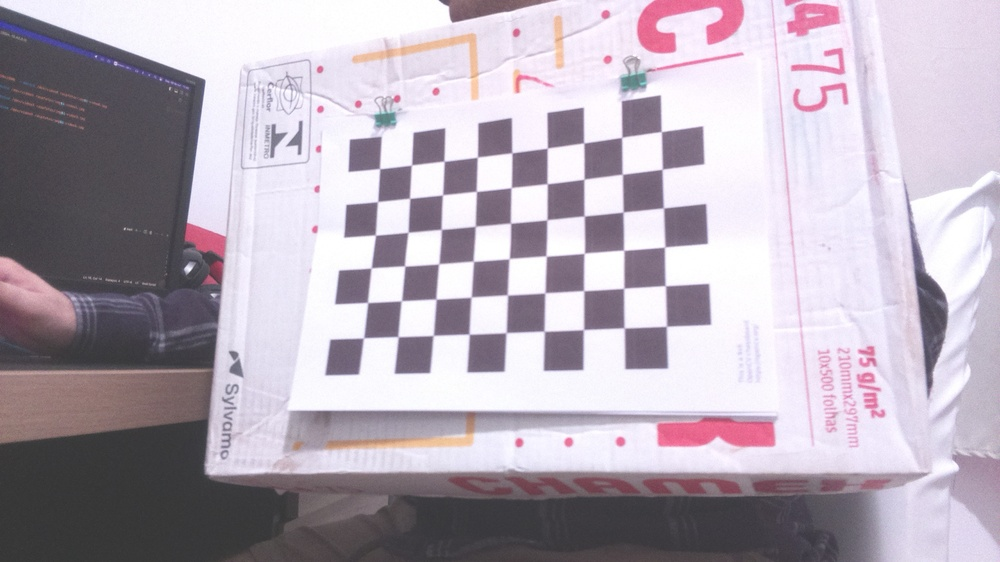
#> input picture calib_imgs/calib_photos_Pi_NOIR_2.1/01.jpg, 1000 x 562 px, shrunk from 1920 x 1080 before the run; its folder holds only this picture in this run
$ jupyter execute --allow-errors 'Theory 1.1-CameraCalibration2DPattern.ipynb'
#> lines starting #> are read from the running program, lines starting #| are printed output that depends on the picture; long printed decimals are rounded
## Section 1.1 - Camera calibration process from 2-D pattern

The calibration consist in take pictures of an well known pattern, easy find a set of $[u^{(i)} v^{(i)} X_w^{(i)} Y_w^{(i)} Z_w^{(i)}], i=1,2,...,n$ correspondent points between 3-D and 2-D from these pictures and solve the equation (3) for $P$.

In practice, we also doesn't have $[X_w^{(i)} Y_w^{(i)} Z_w^{(i)}]$. The trick consist in explore the planar constrait and equal spacement between detected edges of our pattern, (corners in case of checkerboard), to define a temporary world reference sytem.

#### The object coordinate system in the checkerboard pattern as a temporary world reference system

<!--
```python
import cv2
import matplotlib.pyplot as plt
import matplotlib.patches as patches

f, ax = plt.subplots()
ax.imshow(cv2.imread("imgs/pattern.png"))

secax = ax.secondary_xaxis('top')
secax.set_xlabel('squares')
secax.set_xticks([7,22,36,51,66,81,95,110,125,140])
secax.set_xticklabels([-1,0,1,2,3,4,5,6,7,8])

secay = ax.secondary_yaxis('right')
secay.set_ylabel('squares')
secay.set_yticks([9,24,39,54,68,84,98,113])
secay.set_yticklabels([6,5,4,3,2,1,0,-1])

ax.set_xlabel('pixel')
ax.set_xticks([7,22,36,51,66,81,95,110,125,140])
ax.set_xticklabels([7,22,36,52,66,82,96,112,126,142])

ax.set_ylabel('pixel')
ax.set_yticks([9,24,39,54,68,84,98,113])
ax.set_yticklabels([9,24,39,54,69,84,99,114])

# Plot the line
ax.plot([22, 45], [98, 98],linewidth=3,label="objP x")
ax.plot([22, 22 ], [98, 75],linewidth=3,label="objP y")
ax.plot(22, 98, 'ro', color='green',label="objP z")

circle = patches.Circle((22, 98), 3, fill=False, edgecolor='green')

# Add the circle to the plot
ax.add_patch(circle)

ax.grid()
plt.legend()
plt.title("Object pattern reference system")

```
-->

The above image represent one of several pictures taken from a static camera and chess boards placed at different locations and orientations. So we need to know $[X_w^{(i)} Y_w^{(i)} Z_w^{(i)}]$ values. But for simplicity, we can say chess board was kept stationary at XY plane, (so $Z_w^{(i)}=0$ always) and camera was moved accordingly. This consideration helps us to find only $[X_w^{(i)} Y_w^{(i)}]$ values simply passing the points as (0,0), (1,0), (2,0), ... which denotes the location of points. In this case, the results we get will be in the scale of size of chess board square. But if we know the square size, (say 30 mm), we can pass the values as (0,0), (30,0), (60,0), ... . Thus, we get the results in mm.

3D points are called object points and 2D image points are called image points.

From the above image, the corners are the places where two black squares meet each other, so we have a pattern with 9x6 corners, from that we can estabilish 54 correspondences, in example:

| u  | v  | $X_w$ | $Y_w$ | $Z_w$ |
| -- | -- | ----- | ----- | ------|
| 22 | 99 |   0   | 0     | 0     |
| 36 | 99 |   1   | 0     | 0     |
| 52 | 99 |   2   | 0     | 0     |
| 66 | 99 |   3   | 0     | 0     |
| ... | ... |   ...   | ...     | ...     |
| 22 | 84 |   0   | 1     | 0     |
| 22 | 69 |   0   | 2     | 0     |
| 22 | 54 |   0   | 3     | 0     |
| ... | ... |   ...   | ...     | ...     |

The coorespondence can be done mannually or using an automatic algorithm.

#### Usage of calibration data to solve P

After gathering $[u^{(i)} v^{(i)} X_w^{(i)} Y_w^{(i)} Z_w^{(i)}], i=1,2,...,n$ correspondent points we start at equation (3) applied to each point:

$$
w\begin{bmatrix}
    u \\
    v \\
    1
\end{bmatrix} =
\begin{bmatrix}
    p_{11} & p_{12} & p_{13} & p_{14} \\
    p_{21} & p_{22} & p_{23} & p_{24} \\
    p_{31} & p_{32} & p_{33} & p_{34}
\end{bmatrix}
\begin{bmatrix}
    X_w \\
    Y_w \\
    0 \\
    1
\end{bmatrix} \\
$$

The 3rd columns is always multiplied by 0 so we can rewrite camera matrix $P$ to became a homography matrix $H$ wich maps a plane to plane transformation:

$$
w\begin{bmatrix}
    u \\
    v \\
    1
\end{bmatrix} =
\underbrace{\begin{bmatrix}
    h_{11} & h_{12} & h_{13} \\
    h_{21} & h_{22} & h_{23} \\
    h_{31} & h_{32} & h_{33}
\end{bmatrix}}_{Homography \ \ matrix \ (H)}
\begin{bmatrix}
    X_w \\
    Y_w \\
    1
\end{bmatrix} \\
$$

We can divide H by $h_{33}$ since it is scale invariant, so we will have 8 unique numbers to estimate. Doing the math we have:

$$
w\begin{bmatrix}
    u \\
    v \\
    1
\end{bmatrix} =
\begin{bmatrix}
    h_{11} & h_{12} & h_{13} \\
    h_{21} & h_{22} & h_{23} \\
    h_{31} & h_{32} & 1
\end{bmatrix}
\begin{bmatrix}
    X_w \\
    Y_w \\
    1
\end{bmatrix} =
\begin{bmatrix}
    h_{11}X_w + h_{12}Y_w + h_{13} \\
    h_{21}X_w + h_{22}Y_w + h_{23} \\
    h_{31}X_w + h_{32}Y_w + 1
\end{bmatrix}
$$
$$
u = \frac{h_{11}X_w + h_{12}Y_w + h_{13}}{h_{31}X_w + h_{32}Y_w + 1}
$$
$$
v = \frac{h_{21}X_w + h_{22}Y_w + h_{23}}{h_{31}X_w + h_{32}Y_w + 1} \\
$$
$$
h_{11}X_w + h_{12}Y_w + h_{13} - u h_{31}X_w - u h_{32}Y_w  - u = 0 \\

h_{21}X_w + h_{22}Y_w + h_{23} - v h_{31}X_w  - v  h_{32}Y_w - v = 0
$$

Making this as a vector multiplication we have:

$$
\begin{bmatrix}
X_w & Y_w & 1 & 0   & 0   & 0 & -uX_w & -uY_w & -u \\
0   &  0  & 0 & X_w & Y_w & 1 & -vX_w & -vY_w & -v
\end{bmatrix}
\begin{bmatrix}
 h_{11} \\
 h_{12} \\
 h_{13} \\
 h_{21} \\
 h_{22} \\
 h_{23} \\
 h_{31} \\
 h_{32} \\
 1
\end{bmatrix} = 0
$$

And for our found set we have:

$$
\begin{bmatrix}
X_w^{(1)} & Y_w^{(1)} & 1 & 0   & 0   & 0 & -u^{(1)}X_w^{(1)} & -u^{(1)}Y_w^{(1)} & -u^{(1)} \\
0   &  0  & 0 & X_w^{(1)} & Y_w^{(1)} & 1 & -v^{(1)}X_w^{(1)} & -v^{(1)}Y_w^{(1)} & -v^{(1)} \\
\vdots \\
X_w^{(n)} & Y_w^{(n)} & 1 & 0   & 0   & 0 & -u^{(n)}X_w^{(n)} & -u^{(n)}Y_w^{(n)} & -u^{(n)} \\
0   &  0  & 0 & X_w^{(n)} & Y_w^{(n)} & 1 & -v^{(n)}X_w^{(n)} & -v^{(n)}Y_w^{(n)} & -v^{(n)}
\end{bmatrix}
\begin{bmatrix}
 h_{11} \\
 h_{12} \\
 h_{13} \\
 h_{21} \\
 h_{22} \\
 h_{23} \\
 h_{31} \\
 h_{32} \\
 1
\end{bmatrix} = 0
$$

$$
\begin{bmatrix}A\end{bmatrix}_{2n \ \times \ 9}\ \begin{bmatrix}h\end{bmatrix}_{9 \ \times\ 1} = 0  \ \ \ \ \ (4)
$$

Notice that 4 world points and their corresponding image points are the minimun set to solve $H$. Following are two possible solutions:

- With exactly 4 points, through Singular Value Decomposition method to find null space of $A$.
- With more than 4 points, through Constrained Least Squares parameter estimation method: The scale of $h$ is set and the problem is transformed into $[A][h]$ tending to $[0]$ such that $||h||=1$.

##### Constrained least squares parameter estimation of $H$

$$
min (||Ah||^2) \ subject \ to \ ||h||=1
$$

$$
min (h^TA^TAh) \ subject \ to \ h^Th=1
$$

We can define a convenient loss function we want to minimize:

$$
min = h^TA^TAh - \lambda(h^Th -1)
$$

Taking the derivative with respect to $h$, we have:

$$
0 = 2A^TAh - 2\lambda h
$$

That is equivalent to solving the eigenvalue problem:

$$
A^TAh = \lambda h
$$

$h$ is the eigenvector corresponding to smallest eigenvalue of $A^TA$.

##### Factorizing H given K (instrinsic camera matrix)

Now having $H$, we can estimate $R$ and $t$ (extrinsic camera parameters) knowing  $K$:

$$
R =
\begin{bmatrix}
    r_{11} & r_{12} & r_{13} \\
    r_{21} & r_{22} & r_{23} \\
    r_{31} & r_{32} & r_{33}
\end{bmatrix} =
\begin{bmatrix}
    r_{1} & r_{2} & r_{3}
\end{bmatrix} \ \ \ \ and  \ \ \ \
H =
\begin{bmatrix}
    h_{11} & h_{12} & h_{13} \\
    h_{21} & h_{22} & h_{23} \\
    h_{31} & h_{32} & h_{33}
\end{bmatrix} =
\begin{bmatrix}
    h_{1} & h_{2} & h_{3}
\end{bmatrix}
$$

From the properties of the rotation matrix we know $R$ is <u>orthonormal</u>.

A quick but roughly solution:

$$
H \propto K \begin{bmatrix} r_1 & r_2 & t \end{bmatrix}
$$
$$
K^{-1}H \propto \begin{bmatrix} r_1 & r_2 & t \end{bmatrix}
$$
$$
H' \propto\begin{bmatrix} r_1 & r_2 & t \end{bmatrix}
$$
$$
\frac{H'}{||h_1||} \propto \frac{1}{||h_1||} \begin{bmatrix} r_1 & r_2 & t \end{bmatrix}
$$
$$
H'_{norm} \propto \begin{bmatrix} r_1 & r_2 & t \end{bmatrix}
$$
$$
\begin{bmatrix} c_1 & c_2 & c_3 \end{bmatrix} \propto \begin{bmatrix} r_1 & r_2 & t \end{bmatrix}
$$
$$
\begin{bmatrix} c_1 & c_2 & c_3 \end{bmatrix} = \begin{bmatrix} r_1 & r_2 & t \end{bmatrix}
$$

Set $r_3 = r_1 \times r_2$ and now we have $R$ and $t$. To ensure a proper rotation matrix (with the properties of a rotation matrix) apply SVD on $R$:

$$
U\Sigma V^T = R
$$

The new $R$ is:

$$
R_{new} = VU^T
$$

##### Factorizing H without K (instrinsic camera matrix)

- Compute the initial intrinsic parameters.
- The distortion coefficients are all set to zeros.
- Estimate the initial camera pose as if the intrinsic parameters have been already known.
- This is done by runmig the global Levenberg-Marquardt optimization algorithm to minimize the reprojection error, that is, the total sum of squared distances between the observed feature points imagePoints and the projected (using the current estimates for camera parameters and the poses) object points objectPoints.

## Code for calibration - The short way using OpenCV implementation

Be aware: OpenCV and most modern computer vision contexts, the <u>camera matrix refers to the intrinsic matrix $K$</u>.

[cell 1]
# Imports
import os
import cv2
from tqdm import tqdm
import numpy as np
import matplotlib.pyplot as plt

# Open Data
folder = "./calib_imgs/calib_photos_Pi_NOIR_2.1/"
image_names = [f"{folder}{f}" for f in os.listdir(folder) if ".jpg" in f]
images = [cv2.imread(f) for f in image_names]
#> images = 1 item

[cell 2]
# Functions
def print_table(matrix):
    s = [[str(e) for e in row] for row in matrix]
    lens = [max(map(len, col)) for col in zip(*s)]
    fmt = '\t'.join('{{:{}}}'.format(x) for x in lens)
    table = [fmt.format(*row) for row in s]
    print('\n'.join(table))

def plotar(imgs):
    f, ax = plt.subplots(2,7, figsize=(9,6), layout="compressed")
    for i in range(0,7):
        ax[0,i].imshow(cv2.cvtColor(imgs[i], cv2.COLOR_BGR2RGB))
        try:
            ax[1,i].imshow(cv2.cvtColor(imgs[i+7], cv2.COLOR_BGR2RGB))
        except IndexError:
            pass
        ax[0,i].axis('off')
        ax[1,i].axis('off')
    plt.show()

# Display what we got
#> (the rest of this cell did not finish here and is left out)

[cell 3]
# Define the dimensions of checkerboard
CHECKERBOARD = (6, 9)

# stop the iteration when specified
# accuracy, epsilon, is reached or
# specified number of iterations are completed.
criteria = (cv2.TERM_CRITERIA_EPS +
			cv2.TERM_CRITERIA_MAX_ITER, 30, 0.001)
#> criteria = (3, 30, 0.001)

# Vector for 3D points
threedpoints = []

# Vector for 2D points
twodpoints = []

# 3D points real world (faked) coordinates
# prepare object points, like (0,0,0), (1,0,0), (2,0,0) ....,(6,5,0)
objectp3d = np.zeros((1, CHECKERBOARD[0]*CHECKERBOARD[1], 3),
					  np.float32)
objectp3d[0, :, :2] = np.mgrid[0:CHECKERBOARD[0],
							   0:CHECKERBOARD[1]].T.reshape(-1, 2)

print("Openning checkerbooard photos taken...")
for i in tqdm(range(len(images))):
	grayColor = cv2.cvtColor(images[i], cv2.COLOR_BGR2GRAY)

	# Find the chess board corners
	# If desired number of corners are
	# found in the image then ret = true
	ret, corners = cv2.findChessboardCorners(
					grayColor, CHECKERBOARD,
					cv2.CALIB_CB_ADAPTIVE_THRESH
					+ cv2.CALIB_CB_FAST_CHECK +
					cv2.CALIB_CB_NORMALIZE_IMAGE)

	# If desired number of corners can be detected then,
	# refine the pixel coordinates and display
	# them on the images of checker board
	if ret == True:
		threedpoints.append(objectp3d)

		# Refining pixel coordinates
		# for given 2d points.
		corners2 = cv2.cornerSubPix(
			grayColor, corners, (11, 11), (-1, -1), criteria)

		twodpoints.append(corners2)

		# Draw and display the corners
		images[i] = cv2.drawChessboardCorners(images[i],
											CHECKERBOARD,
											corners2, ret)
#> this loop made 1 pass
#> ret on pass 1: True
#> pass 1, `grayColor = cv2.cvtColor(images[i], cv2.COLOR_BGR2GRAY)`:
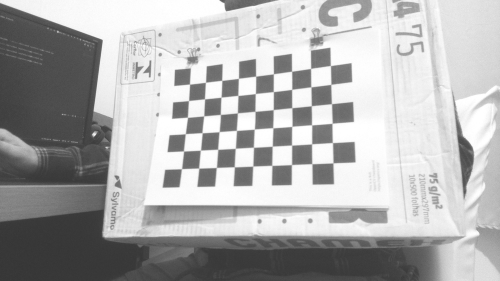
#> grayColor: shape (562, 1000) (shown at 1/2 size); min 51, max 255, mean 175.1
#> after the loop, threedpoints = 1 item; twodpoints = 1 item

	# plt.imshow( cv2.cvtColor(images[i], cv2.COLOR_BGR2RGB) )
	# plt.axis('off')
	# plt.show()

h, w = images[-1].shape[:2]

# Perform camera calibration by
# passing the value of above found out 3D points (threedpoints)
# and its corresponding pixel coordinates of the
# detected corners (twodpoints)
print("Calibrating...")
ret, matrix, distortion, r_vecs, t_vecs = cv2.calibrateCamera(
	threedpoints, twodpoints, grayColor.shape[::-1], None, None)
#> ret = 0.345; matrix = [[360.9, 0, 704.7], [0, 328.3, 293.7], [0, 0, 1]]; distortion = [[0.168, -0.165, -0.013, 0.00148, 0.0968]]; r_vecs = ([-0.305, 0.0597, -1.61],); t_vecs = ([-8.63, 1.33, 9.78],)

# Displaying required output
print(" Camera matrix:")
print_table(matrix)
#> in print_table, `s = [[str(e) for e in row] for row in matrix]`: s = [['360.94295220492717', '0.0', '704.7362985048419'], ['0.0', '328.26206114168207', '293.7127007675214'], ['0.0', '0.0', '1.0']]
#> in print_table, `lens = [max(map(len, col)) for col in zip(*s)]`: lens = [18, 18, 17]
#> in print_table, `table = [fmt.format(*row) for row in s]`: table = 3 items
#| 360.943	0.0               	704.736
#| 0.0               	328.262	293.713
#| 0.0               	0.0               	1.0

print("\n Distortion coefficient:")
print_table(distortion)
#| 0.1683	-0.1652	-0.013	0.001482	0.09684

print("\n Rotation Vectors shape:")
print(np.array(r_vecs).shape)
#| (1, 3, 1)

print("\n Translation Vectors shape:")
print(np.array(t_vecs).shape)
#| (1, 3, 1)

# Undistortion to refine K
newcameramtx, roi = cv2.getOptimalNewCameraMatrix(matrix, distortion, (w,h), 1, (w,h))
#> newcameramtx = [[581.1, 0, 553.2], [0, 350.5, 285.1], [0, 0, 1]]; roi = (398, 245, 570, 88)
print("\n New Camera matrix:")
print_table(newcameramtx)
#| 581.092	0.0               	553.243
#| 0.0              	350.542	285.053
#| 0.0              	0.0               	1.0

# print("\n ROI:")
# print(roi)

[cell 4]
## Check Results
# undistort
dst = cv2.undistort(images[-1], matrix, distortion, None, newcameramtx)
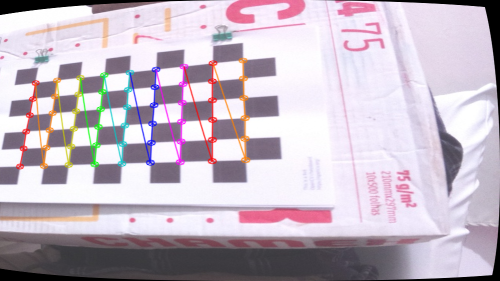
#> dst: shape (562, 1000, 3) (shown at 1/2 size); mean of channels 0, 1, 2 195.8, 183.8, 195.6; drawn as B, G, R

# crop the image
x, y, w, h = roi
#> x = 398; y = 245; w = 570; h = 88
dst = dst[y:y+h, x:x+w]
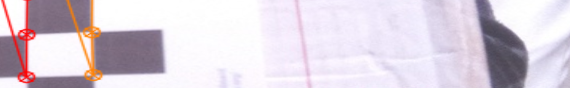
#> dst: shape (88, 570, 3); mean of channels 0, 1, 2 220.4, 209.6, 220.1; drawn as B, G, R
cv2.imwrite(f'{image_names[-1].split(".jpg")[0]}_calibresult.png', dst)

# Re-projection Error, close to 0 is better.
mean_error = 0
for i in range(len(threedpoints)):
    imgpoints2, _ = cv2.projectPoints(threedpoints[i], r_vecs[i], t_vecs[i], newcameramtx, distortion)
    error = cv2.norm(twodpoints[i], imgpoints2, cv2.NORM_L2)/len(imgpoints2)
    mean_error += error
#> this loop made 1 pass
#> (error, mean_error) on pass 1: (37.39, 37.39)
#> after the loop, mean_error = 37.39

print( "total error: {}".format(mean_error/len(threedpoints)) )
#| total error: 37.390
#> further down, img is the input picture: shape (562, 1000, 3); mean B, G, R 182.3, 170.9, 180.7
#> `ret, corners = cv2.findChessboardCorners(gray, CHECKERBOARD, None)`: ret = True; corners = 54 rows, first 8: [363.6, 338], [367.7, 302.6], [371.2, 267.9], [375.4, 235.1], [377.6, 201.6], [379.6, 168.6], [398.1, 336.8], [401.4, 300.7]
#> `corners2 = cv2.cornerSubPix(gray, corners, (11,11),(-1,-1),criteria)`: corners2 = 54 rows, first 8: [363.5, 337.9], [367.6, 302.5], [371.1, 267.9], [375.4, 235], [377.6, 201.6], [379.6, 168.7], [398, 336.7], [401.4, 300.8]

We can see that Rotation (r_vectors) and translation (r_vectors) are not $R$ and $t$ defined above.

[calibrateCamera()](https://docs.opencv.org/3.4/d9/d0c/group__calib3d.html): Output vector of rotation vectors (Rodrigues) estimated for each pattern view. That is, each i-th rotation vector together with the corresponding i-th translation vector brings the calibration pattern from the object coordinate space (in which object points are specified) to the camera coordinate space. In more technical terms, the tuple of the i-th rotation and translation vector performs a change of basis from object coordinate space to camera coordinate space. Due to its duality, this tuple is equivalent to the position of the calibration pattern with respect to the camera coordinate space.

## Code of 3-D to 2-D transformation

Here we transofrm from object pattern reference system [square] to sensor reference system [pixel].

[cell 5]
# https://docs.opencv.org/4.x/d7/d53/tutorial_py_pose.html

# Imports
import os
import cv2
import numpy as np
from tqdm import tqdm
import matplotlib.pyplot as plt

# Open Data
folder = "./calib_imgs/calib_photos_Pi_NOIR_2.1/"
# Load previously saved data
#> (the rest of this cell did not finish here and is left out)

[cell 6]
CHECKERBOARD = (6, 9)
criteria = (cv2.TERM_CRITERIA_EPS + cv2.TERM_CRITERIA_MAX_ITER, 30, 0.001)
objp = np.zeros((1, CHECKERBOARD[0]*CHECKERBOARD[1], 3), np.float32)
objp[0, :, :2] = np.mgrid[0:CHECKERBOARD[0],
                          0:CHECKERBOARD[1]].T.reshape(-1, 2)

axis = np.float32([[3,0,0], [0,3,0], [0,0,-3]]).reshape(-1,3)

#> (the rest of this cell did not finish here and is left out)

[cell 7]
# Single rotation matrix combining pitch, roll, yaw --> sim, talvez, não
def Rypr(pitch, roll, yaw):
    return np.array([[np.cos(yaw)*np.cos(pitch), np.cos(yaw)*np.sin(pitch)*np.sin(roll) - np.sin(yaw)*np.cos(roll), np.cos(yaw)*np.sin(pitch)*np.cos(roll) + np.sin(yaw)*np.sin(roll)],
                    [np.sin(yaw)*np.cos(pitch), np.sin(yaw)*np.sin(pitch)*np.sin(roll) + np.cos(yaw)*np.cos(roll), np.sin(yaw)*np.sin(pitch)*np.cos(roll) - np.cos(yaw)*np.sin(roll)],
                    [-np.sin(pitch), np.cos(pitch) * np.sin(roll), np.cos(pitch) * np.cos(roll)] ])

def homography_dlt(x1, x2):
    npoints = len(x1)
    A = np.zeros((2 * npoints, 9), dtype=np.float64)

    if npoints == 4:
        A = np.vstack((A, np.zeros(9)))

    for i in range(npoints):
        xi_1, yi_1, zero = x1[i]
        xi_2, yi_2, one = x2[i]
        A[2*i, 3] = -xi_1
        A[2*i, 4] = -yi_1
        A[2*i, 5] = -1
        A[2*i, 6] = yi_2 * xi_1
        A[2*i, 7] = yi_2 * yi_1
        A[2*i, 8] = yi_2
        A[2*i+1, 0] = xi_1
        A[2*i+1, 1] = yi_1
        A[2*i+1, 2] = 1
        A[2*i+1, 6] = -xi_2 * xi_1
        A[2*i+1, 7] = -xi_2 * yi_1
        A[2*i+1, 8] = -xi_2

    if npoints == 4:
        A[-1, :] = 0

    _, _, vt = np.linalg.svd(A)
    h = vt[-1].reshape(3, 3)

    if h[2, 2] < 0:
        h *= -1

    return h


npoints = 4
L = 200

# Points in world reference system
Xw = np.array([(-L, -L, 0), (L, -L, 0), (L, L, 0), (-L, L, 0)])

t_truth = np.array([[-100], [100], [120]])
R_angles = np.deg2rad(np.array([[5], [0], [45]]))
R_truth = Rypr(*R_angles.ravel())

# Apply tranformation to Xw to find points in Image plane reference system
Xi = R_truth @ Xw.T + t_truth
# Divide each element of a row by the last element of that row
Xi_homogeneus = Xi.T/ Xi.T[:,-1][:, np.newaxis]
print("World Points:\n",Xw)
print("Correspondent Image Points:\n",Xi_homogeneus)

H = homography_dlt(Xw, Xi_homogeneus)
#print("Homography matrix:\n",H)

## pose_from_homography
# norm of the any column
norm = np.linalg.norm(H[:, 1]) # np.sqrt(H[0, 0]**2 + H[1, 0]**2 + H[2, 0]**2)
H_norm = H/norm

c1 = H_norm[:, 0]
c2 = H_norm[:, 1]
c3 = np.cross(c1, c2)
t = H_norm[:, 2].reshape(3, 1)
R = np.column_stack((c1, c2, c3))

print("t (ground truth):\n", t_truth)
print("t (computed with homography DLT):\n", t)
print("R (ground truth):\n", R_truth)
print("R (computed with homography DLT):\n", np.round(R,8))
